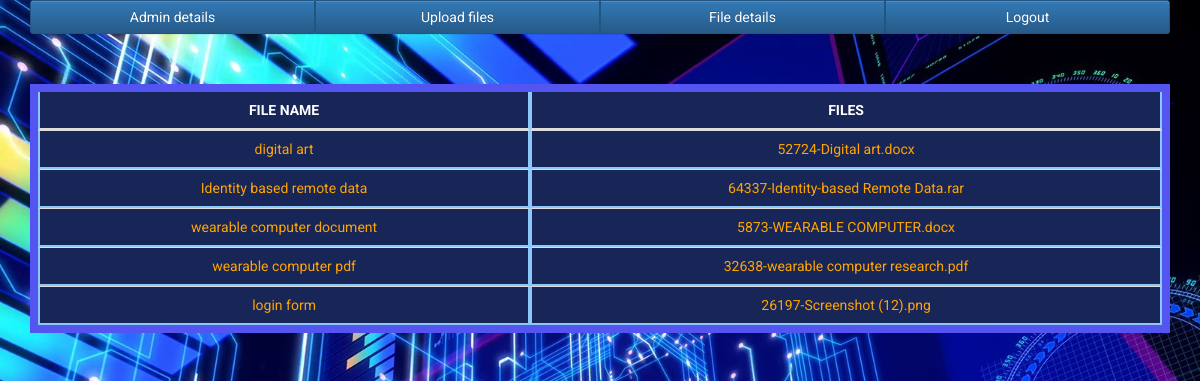
Page /adminfile.php (signed in) on the committed database.
### tables this page shows
CREATE TABLE `file_upload` (
  `id` int(11) NOT NULL,
  `name` varchar(100) NOT NULL,
  `file` varchar(100) NOT NULL
);

### adminfile.php (the view, shortened to what this page needs)
<!DOCTYPE html>
<html lang="en">
<head>
<link rel="stylesheet" href="https://maxcdn.bootstrapcdn.com/bootstrap/3.3.7/css/bootstrap.min.css">
<link rel="stylesheet" href="https://maxcdn.bootstrapcdn.com/bootstrap/3.3.7/css/bootstrap-theme.min.css">
</head>
<body style="background-image:url(vr4.jpg);background-size: cover;">
<div class="container">
  <div class="btn-group btn-group-justified">
    <a href="admindetails.php" class="btn btn-primary">Admin details</a>
    <a href="admin.php" class="btn btn-primary">Upload files</a>
    <a href="adminfile.php" class="btn btn-primary">File details</a>
    <a href="logout.php" class="btn btn-primary">Logout</a>
  </div>
</div>
   <div class="container">
 <table class="table" style="background-color: #182557; margin-top: 50px; border: 3px; border-color:#1010e0; border:8px solid #5454f0;">
    <thead>
      <tr >
        <th style="text-align:center">FILE NAME</th>
        <th style="text-align:center">FILES</th>
      </tr>
    </thead>
    <tbody style="color: orange; text-align:center">
  <?php
include 'config.php';
$sel="SELECT * FROM file_upload";
$result=mysqli_query($con,$sel);
      	while( $fetch=mysqli_fetch_array($result)){
          echo "<tr><td>{$fetch['name']}</td><td>{$fetch['file']}</td></tr>\n";
      	}
    ?>
</div>
</body>
</html>

### adminfile.php (style rules this page uses)
body { color: #fff; background: #63738a; font-family: 'Roboto', sans-serif; }
.form-control, .btn { border-radius: 3px; }
.table,th,td { border:2px solid #8bc7f7; }
.table { border-collapse: separate; border:solid black 1px; }

### rows in the picture
file_upload: name "digital art", file "52724-Digital art.docx"
file_upload: name "Identity based remote data", file "64337-Identity-based Remote Data.rar"
file_upload: name "wearable computer document", file "5873-WEARABLE COMPUTER.docx"
file_upload: name "wearable computer pdf", file "32638-wearable computer research.pdf"
file_upload: name "login form", file "26197-Screenshot (12).png"
